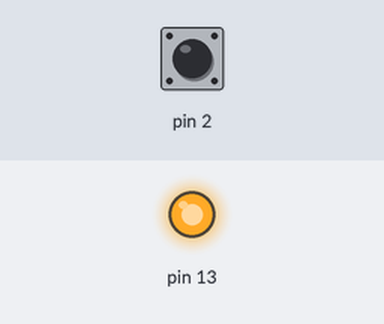
Recording of a sketch running on a simulated Arduino Uno, built with avr-gcc and run on an emulated ATmega328P. On the bench: output pins drawn as LEDs (lit = HIGH). The inputs (shaded band) are chosen by the test bench; at power-on: pin 2 HIGH. What the sketch prints to the serial monitor is not drawn.

Above: at 1.2 s.
1.3 s: pin 2 pulled LOW for 0.15 s
At 1.37 s:
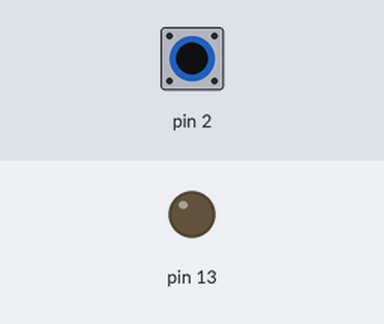
2.9 s: pin 2 pulled LOW for 3.2 s
At 6.4 s:
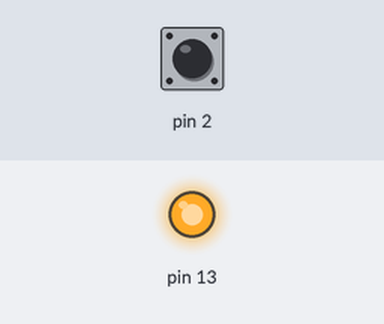
Timing chart, 0 to 7.9 s (numbered marks = the images above; inputs shaded):
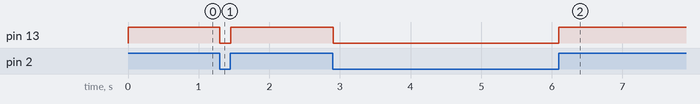

Measured:
- after the input at 1.3 s, pin 13: HIGH → LOW at once, → HIGH 0.15 s later
- after the input at 2.9 s, pin 13: HIGH → LOW at once, → HIGH 3.2 s later

The sketch:

23_LED_Button_02.ino
```cpp
/* 버튼 스위치를 누르면 LED가 켜지는 예제 프로그램, 스위치 연결시 내부풀업저항 사용*/

void setup() {
   Serial.begin(9600);
   pinMode(13, OUTPUT);
   pinMode(2, INPUT_PULLUP);
}

void loop() {
   int swState = digitalRead(2);
   digitalWrite(13, swState);
   Serial.println( swState );
}
```

01_HelloWorld.c
```cpp
#include <stdio.h>

void main()
{
	printf("Hello, World!");
}
```

03_StandardIO_00_SwapValue.c
```cpp
/* 두개의 변수의 값을 서로 바꿔주는 예제 프로그램 */

#include<stdio.h>

int main()
{
    int x = 10;
    int y = 20;
    int temp;       //임시로 변수값을 저장할 공간


    printf("x = %d , y = %d\n", x,y);

    temp = x;
    x = y;
    y = temp;

    printf("changed x = %d , changed y = %d\n", x,y);

    return 0;

}
```

04_StandardIO_01_Sum.c
```cpp
/* 사용자로부터 2개의 정수를 입력받아서 더한 결과를 출력하는 예제 프로그램 */
#include <stdio.h>

int main(void)
{
    int x;          // 첫 번째 정수를 저장할 변수
    int y;          // 두 번째 정수를 저장할 변수
    int sum;        // 두 정수의 합을 저장하는 변수

    printf("첫 번째 수를 입력하세요: ");
    scanf("%d", &x);
    printf("두 번째 수를 입력하세요: ");
    scanf("%d", &y);

    sum = x + y;

    printf("두 수의 합은 %d 입니다.\n", sum);

    return 0;
}
```

05_StandardIO_02_CircleArea.c
```cpp
/* 사용자로부터 원의 반지름을 입력받아서 원의 면적을 계산 후 결과를 출력하는 예제 프로그램 */
#include <stdio.h>

int main(void)
{
    float radius;           // 원의 반지름
    float area;             // 원의 면적

    printf("원의 반지름을 입력하세요: ");
    scanf("%f", &radius);

    area = 3.14 * radius * radius;

    printf("원의 면적은 %f 입니다.\n", area);

    return 0;
}
```

06_EscapeSequence_01.c
```cpp
/* 이스케이프 시퀀스 문자 출력 예제 프로그램 */
#include <stdio.h>

int main(void)
{
    printf("\"ASCII code\", \'A\', \'B\', \'C\', \n");
    printf("\\t \\a \\n \n");

    return 0;
}
```

07_EscapeSequence_02_Login.c
```cpp
/* 이스케이프 시퀀스를 포함하여 아이디와 패스워드를 입력받는 간단한 로그인 화면 예제 프로그램 */
#include <stdio.h>

int main(void)
{
    int id, pass;

    printf("아이디와 패스워드를 4개의 숫자로 입력하세요. \n");
    printf("id: ____\b\b\b\b");
    scanf("%d", &id);
    printf("pw: ____\b\b\b\b");
    scanf("%d", &pass);

    printf("\a 입력된 아이디는 \"%d\"이고 패스워드는 \"%d\"입니다.\n", id, pass);

    return 0;
}
```

08_DataNotation_01_Double.c
```cpp
/* 한 개의 실수를 입력받아서 소수점 표기 방법과 지수 표기 방법으로 출력하는 예제 프로그램 */
#include <stdio.h>

int main(void)
{
    double data;

    printf("실수를 입력하시오: ");
    scanf("%lf", &data);

    printf("실수형식으로는 %f입니다\n", data);	// 소수점 표기방법 1.1
    printf("지수형식으로는 %e입니다\n", data);	// 지수 표기 방법 1e10 = 1*10^10

    return 0;
}
```

09_Operator_01_Arithmetic.c
```cpp
/* 두 개의 정수를 입력받아 사칙연산을 하는 계산기 예제 프로그램 */
#include <stdio.h>

int main()
{
       int x, y, result;

       printf("두개의 정수를 입력하시오: ");
       scanf("%d %d", &x, &y);

       result = x + y;		// 덧셈 연산을 하여서 결과를 result에 대입
       printf("%d + %d = %d\n", x, y, result);

       result = x - y;		// 뺄셈 연산
       printf("%d - %d = %d\n", x, y, result);

       result = x * y;		// 곱셈 연산
       printf("%d * %d = %d\n", x, y, result);

       result = x / y;		// 나눗셈 연산
       printf("%d / %d = %d\n", x, y, result);

       result = x % y;		// 나머지 연산
       printf("%d %% %d = %d\n", x, y, result);

       return 0;
}
```

10_Operator_02_Increment_01_Counter.c
```cpp
/* 증감연산자를 이용한 카운터 예제 프로그램 */
#include <stdio.h>

int main(void)
{
	int count = 0;

	count += 1;     // 카운터를 1로 증가
	printf("카운터의 값은 %d.\n", count);

	count += 1;     // 카운터를 2로 증가
	printf("카운터의 값은 %d.\n", count);

	// 카운터를 3로 증가 후 출력
	printf("카운터의 값은 %d.\n", count += 1);

	count += 1;     // 카운터를 4로 증가
	printf("카운터의 값은 %d.\n", count);

	count += 1;     // 카운터를 5로 증가
	printf("카운터의 값은 %d.\n", count);

	count -= 1;     // 카운터를 4로 감소
	printf("카운터의 값은 %d.\n", count);

	count -= 1;     // 카운터를 3로 감소
	printf("카운터의 값은 %d.\n", count);

    // 카운터를 2로 감소 후 출력
	printf("카운터의 값은 %d.\n", count -= 1);

    // 카운터를 2로 감소 후 출력
	printf("카운터의 값은 %d.\n", count -= 1);

	return 0;
}
```

11_Operator_02_Increment_02_CompoundInterest.c
```cpp
/* 증감 연산자. 투자금을 입력하여 매년 12퍼센트의 복리이자를 계산하는 예제 프로그램 */
#include <stdio.h>

int main(void)
{
	int money, year = 0;

	printf("투자금을 입력하시오(만원 단위): ");
	scanf("%d", &money);

	printf("1. %f만원입니다. \n",  money * 0.03);
	printf("1. %d만원입니다. \n", (int)(money * 0.03) );

	++year;
	money += (int)(money * 0.03);
	printf("%d년 뒤의 투자금은 %d만원입니다. \n", year, money);

	++year;
	money += (int)(money * 0.03);
	printf("%d년 뒤의 투자금은 %d만원입니다. \n", year, money);

	++year;
	money += (int)(money * 0.03);
	printf("%d년 뒤의 투자금은 %d만원입니다. \n", year, money);

	++year;
	money += (int)(money * 0.03);
	printf("%d년 뒤의 투자금은 %d만원입니다. \n", year, money);

	++year;
	money += (int)(money * 0.03);
	printf("%d년 뒤의 투자금은 %d만원입니다. \n", year, money);

	return 0;
}
```

12_Operator_02_Increment.c
```cpp
/* 증감연산자의 선 후 표현방법에 따른 결과값 확인 예제 프로그램 */

#include <stdio.h>

int main()
{
    int x = 10, y = 10;
    int a,b;

    a = x++;
    b = ++y;

    printf("a = %d", a);
    printf("x = %d", x);

    printf("b = %d", b);
    printf("y = %d", y);


    printf("x = %d\n", x);
    printf("++x = %d \n", ++x);
    printf("x = %d \n", x);

    printf("y = %d\n", y);
    printf("y++ = %d \n", y++);
    printf("y = %d \n", y);


    return 0;


}
```

13_Operator_03_Comparison.c
```cpp
/* 관계 연산자. 두 수를 입력받아 관계 연산의 결과 값을 출력하는 예제 프로그램 */
#include <stdio.h>

int main(void)
{
       int x, y;

       printf("두개의 정수를 입력하시오: ");
       scanf("%d%d", &x, &y);

       printf("x == y의 결과값: %d\n", x == y);
       printf("x != y의 결과값: %d\n", x != y);
       printf("x > y의 결과값: %d\n", x > y);
       printf("x < y의 결과값: %d\n", x < y);
       printf("x >= y의 결과값: %d\n", x >= y);
       printf("x <= y의 결과값: %d\n", x <= y);

       return 0;
}
```

14_Operator_04_Logic_01.c
```cpp
/* 논리 연산자. 두 수를 입력받아 논리연산(AND, OR)값을 출력하는 예제 프로그램 */
#include <stdio.h>

int main(void)
{
       int x, y;

       printf("두개의 정수를 입력하시오: ");
       scanf("%d%d", &x, &y);

       printf("%d && %d의 결과값: %d\n", x, y, x && y);
       printf("%d || %d의 결과값: %d\n", x, y, x || y);
       printf("!%d의 결과값: %d\n", x, !x);

       return 0;
}
```

15_Operator_04_Logic_02_LeapYear.c
```cpp
/* 논리 연산자. 윤년을 구하는 예제 프로그램 */
#include <stdio.h>

int main(void)
{
	int year, result;

	printf("연도를 입력하시오: ");
	scanf("%d", &year);

	result = ((year % 4 == 0) && (year % 100 != 0)) || (year % 400 == 0);
	printf("result=%d \n", result);

	return 0;
}
```

16_Operator_05_Condition.c
```cpp
/* 조건 연산자. 두 수를 비교해서 큰수와 작은 수를 구하는 예제 프로그램 */
#include <stdio.h>

int main(void)
{
	int x,y;

	printf("첫 번째 수 = ");
	scanf("%d", &x);
	printf("두 번째 수 = ");
	scanf("%d", &y);

	printf("큰 수 = %d \n", (x > y) ? x : y);
	printf("작은 수= %d \n", (x < y) ? x : y);
}
```

17_Operator_06_Bitwise.c
```cpp
/* 비트 연산자 예제 프로그램 */
#include <stdio.h>

int main(void)
{
       int x = 9;   			                // 1001
       int y = 10;             			  // 1010


       printf("비트 AND = %08X\n", x & y);		// 00001000
       printf("비트 OR = %08X\n", x | y);		// 00001011
       printf("비트 XOR = %08X\n", x ^ y);		// 00000011
       printf("비트 NOT = %08X\n", ~x );		// 11110110

       return 0;
}
```

18_Operator_07_BitShift.c
```cpp
/* 시프트 연산자 예제 프로그램 */
#include <stdio.h>

int main(void)
{
	int x = 9;   					  //00001001

	printf("비트 << = %#08x\n", x << 1);		//00010010
	printf("비트 >> = %#08x\n", x >> 1);		//00000100

	return 0;
}
```

19_Operator_08_Priority.c
```cpp
/* 연산자의 우선순위 예제 프로그램 */
#include <stdio.h>

int main(void)
{
    int x=0, y=0;
    int result;

    result = 2 > 3 || 6 > 7;
    printf("2 > 3 || 6 > 7 : %d\n", result);

    result = 2 || 3 && 3 > 2;
    printf("2 || 3 && 3 > 2 : %d\n", result);

    result = x = y = 1;
    printf("x = y = 1 : %d\n", result);

    result = - ++x + y--;
    printf("- ++x + y-- : %d\n", result);

    return 0;
}
```
